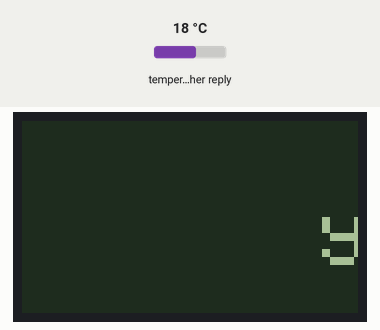
Recording of a sketch running on a simulated ESP8266 (NodeMCU). Parts: 84×48 one-colour display. Inputs (shaded band) come from the test bench; at power-on: temperature in the weather reply 18 °C. WiFi joins after 1.5 s; servers stay silent unless stated; web services answer with replies made up by the test bench; what the sketch prints to the serial monitor is not drawn.

Above: at 0.4 s.
At 5.3 s:
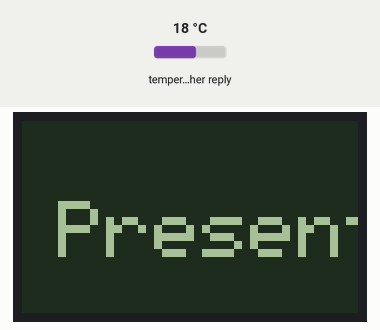
At 10.2 s:
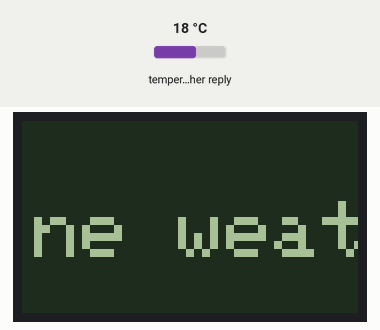
At 15.1 s:
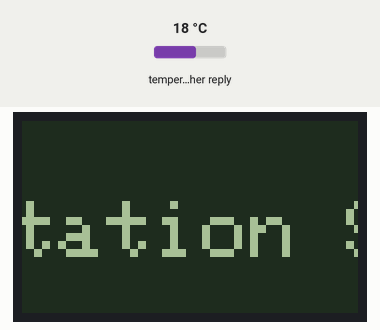
At 20.0 s:
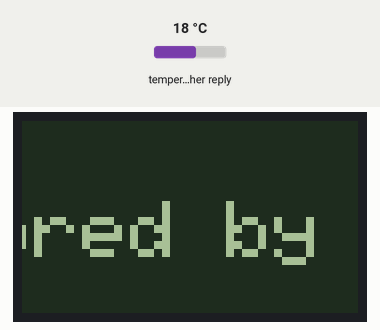
At 39.92 s:
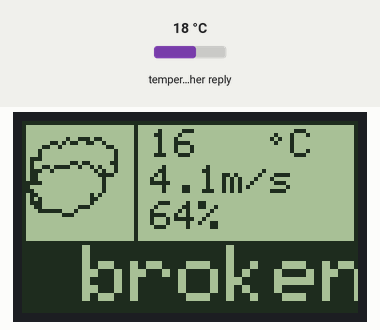

The sketch:

weather_station_esp8266_new_for_testing.ino
```cpp
#include <SPI.h>
#include <Wire.h>
#include <ESP8266WiFi.h>
#include <ArduinoJson.h>
#include <Adafruit_GFX.h>
#include <Adafruit_PCD8544.h>

const char* ssid     = "Hi3d3n";
const char* password = "janinaja";
String CityID = "1275004";
String APIKEY = "1ba3812e01a8f615d2237c7279c98dd5";
#define ALTITUDE 9.14

WiFiClient client;
char* servername ="api.openweathermap.org";
String result;

int  iterations = 1800;
String weatherDescription ="";
String weatherLocation = "";
float Temperature;
Adafruit_PCD8544 display = Adafruit_PCD8544(D5, D7, D6, D1, D2);

static const unsigned char PROGMEM thunderstrom[] =
{
0x00, 0xFF, 0xF0, 0x3F, 0x10, 0x0E, 0xC0, 0x00, 0x02, 0x00, 0x00, 0x07, 0x80, 0x00, 0x32, 0x80,
0x00, 0x1C, 0x7F, 0xF3, 0xE0, 0x1C, 0x7C, 0x7F, 0x08, 0x20, 0x41, 0x10, 0xC0, 0x82, 0x11, 0x01,
0x0C, 0x21, 0xF1, 0x10, 0x40, 0x0A, 0x1F, 0xF4, 0x14, 0x00, 0x0C, 0x2F, 0x41, 0x08, 0xC0, 0xC2,
0x09, 0x00, 0x8C, 0x12, 0x00, 0x90, 0x14, 0x01, 0x20, 0x28, 0x01, 0x40, 0x30, 0x02, 0x80, 0x40,
0x03, 0x00, 0xC0, 0x04, 0x00, 0x00, 0x0C, 0x00};

static const unsigned char PROGMEM clearsky[] =
{
0x00, 0x00, 0x00, 0x00, 0x18, 0x00, 0x00, 0x18, 0x00, 0x00, 0x18, 0x00, 0x08, 0x00, 0x10, 0x04,
0x00, 0x20, 0x02, 0x3C, 0x40, 0x00, 0xE7, 0x00, 0x01, 0x81, 0x80, 0x01, 0x00, 0x80, 0x03, 0x00,
0xC0, 0x72, 0x00, 0x4E, 0x72, 0x00, 0x4E, 0x03, 0x00, 0xC0, 0x01, 0x00, 0x80, 0x01, 0x81, 0x80,
0x00, 0xE7, 0x00, 0x02, 0x3C, 0x40, 0x04, 0x00, 0x20, 0x08, 0x00, 0x10, 0x00, 0x18, 0x00, 0x00,
0x18, 0x00, 0x00, 0x18, 0x00, 0x00, 0x00, 0x00};

static const unsigned char PROGMEM fewcloud[] =
{
0x00, 0x83, 0x04, 0x00, 0x40, 0x08, 0x00, 0x27, 0x90, 0x00, 0x18, 0x60, 0x00, 0x10, 0x20, 0x00,
0x20, 0x10, 0x01, 0xA0, 0x16, 0x01, 0xED, 0xD6, 0x0D, 0xBA, 0x30, 0x33, 0x00, 0x30, 0x40, 0x00,
0x08, 0x40, 0x00, 0x0C, 0x80, 0x00, 0x08, 0x00, 0x00, 0x04, 0x80, 0x00, 0x04, 0xC0, 0x00, 0x28,
0x80, 0x00, 0x30, 0xC0, 0x00, 0x20, 0x21, 0x03, 0xC0, 0x1F, 0x84, 0x00, 0x00, 0x78, 0x00, 0x00,
0x00, 0x00, 0x00, 0x00, 0x00, 0x00, 0x00, 0x00};

static const unsigned char PROGMEM clouds[] =
{
0x00, 0x00, 0x00, 0x00, 0x00, 0x00, 0x00, 0x00, 0x00, 0x00, 0x27, 0x60, 0x03, 0x59, 0x90, 0x0C,
0x80, 0x0C, 0x10, 0x00, 0x02, 0x10, 0x00, 0x02, 0x70, 0x00, 0x02, 0x40, 0x1B, 0x06, 0x4D, 0xE4,
0xA2, 0x72, 0x00, 0x52, 0x60, 0x00, 0x3C, 0x60, 0x00, 0x10, 0xF0, 0x00, 0x10, 0x80, 0x00, 0x10,
0xC0, 0x00, 0x10, 0x60, 0x00, 0xA0, 0x50, 0x00, 0xC0, 0x70, 0x00, 0x80, 0x30, 0x07, 0x00, 0x1F,
0x88, 0x00, 0x00, 0x70, 0x00, 0x00, 0x00, 0x00};

static const unsigned char PROGMEM lightrain[] =
{
0x00, 0x00, 0x00, 0x00, 0x27, 0x60, 0x03, 0xC8, 0x98, 0x04, 0x00, 0x04, 0x08, 0x00, 0x04, 0x38,
0x00, 0x04, 0x20, 0x00, 0x02, 0x18, 0x00, 0x34, 0x10, 0x00, 0x18, 0x1C, 0x00, 0x10, 0x06, 0x61,
0xE0, 0x03, 0xFE, 0x20, 0x04, 0x84, 0x40, 0x09, 0x08, 0x80, 0x10, 0x50, 0x00, 0x00, 0x81, 0x00,
0x25, 0x02, 0x00, 0x48, 0x24, 0x00, 0x90, 0x48, 0x00, 0x00, 0x80, 0x00, 0x00, 0x00, 0x00, 0x00,
0x00, 0x00, 0x00, 0x00, 0x00, 0x00, 0x00, 0x00};

static const unsigned char PROGMEM heavyrain[] =
{
0x00, 0x00, 0x00, 0x00, 0x00, 0x00, 0x01, 0xFC, 0x00, 0x1E, 0x82, 0x00, 0x20, 0x03, 0xF8, 0x40,
0x7F, 0x06, 0x60, 0xC0, 0x03, 0x33, 0x00, 0x03, 0x1D, 0x80, 0x02, 0x22, 0x80, 0x04, 0x44, 0x7C,
0x38, 0x80, 0x27, 0xD0, 0x12, 0x48, 0x20, 0x24, 0x92, 0x40, 0x49, 0x04, 0x80, 0x90, 0x49, 0x00,
0x04, 0x90, 0x00, 0x49, 0x24, 0x00, 0x90, 0x08, 0x00, 0x04, 0x90, 0x00, 0x49, 0x00, 0x00, 0x92,
0x40, 0x00, 0x24, 0x80, 0x00, 0x49, 0x00, 0x00};


void setup()
{
	Serial.begin(9600);
	display.begin();
	display.setContrast(50);
	display.clearDisplay();
	display.setTextWrap(false);
	/*display.setTextColor(WHITE,BLACK);
	display.setTextSize(1);
	display.println("yobots");
	display.println("Prsents");
	display.println("Online weather station");
	display.println("station");
	display.println("Sponsored by");
	display.setTextColor(WHITE,BLACK);
	display.println("JLCPCB.com");*/
	String intro = "yobots Present Online weather station Sponsored by JLCPCB";
	textscroll(intro);
	display.display();
	WiFi.begin(ssid, password);
	while (WiFi.status() != WL_CONNECTED)
	{
		delay(500);
		Serial.print("not connected");
	}

	Serial.println("connected");
	display.clearDisplay();
	delay(1000);
}


void loop()
{
	display.clearDisplay();
	String result ="";
	WiFiClient client;
	const int httpPort = 80;
	if (!client.connect(servername, httpPort))
	{
		return;
	}
	String url = "/data/2.5/forecast?id="+CityID+"&units=metric&cnt=1&APPID="+APIKEY;
	client.print(String("GET ") + url + " HTTP/1.1\r\n" +
					 "Host: " + servername + "\r\n" +
					 "Connection: close\r\n\r\n");
	unsigned long timeout = millis();
	while (client.available() == 0)
	{
		if (millis() - timeout > 5000)
		{
			client.stop();
			return;
		}
	}
	while(client.available())
	{
		result = client.readStringUntil('\r');
	}
	result.replace('[', ' ');
	result.replace(']', ' ');
	char jsonArray [result.length()+1];
	result.toCharArray(jsonArray,sizeof(jsonArray));
	jsonArray[result.length() + 1] = '\0';
	StaticJsonBuffer<1024> json_buf;
	JsonObject &root = json_buf.parseObject(jsonArray);
	if (!root.success())
	{
	  Serial.println("parseObject() failed");
	}
	String location = root["city"]["name"];
	String temperature = root["list"]["main"]["temp"];
	String weather = root["list"]["weather"]["main"];
	String description = root["list"]["weather"]["description"];
	String idString = root["list"]["weather"]["id"];
	String timeS = root["list"]["dt_txt"];
	String windspeed = root["list"]["wind"]["speed"];
	String humidity= root["list"]["main"]["humidity"];
	int weatherID = idString.toInt();
	Serial.print(weatherID);
	Serial.print(location);
	Serial.print(temperature);
	Serial.print(weather);
	Serial.print(description);
	Serial.println(timeS);
	Serial.println(windspeed);
	Serial.println(result);
	String text = location + "; " + description + "; " + timeS;
	Serial.println(text);
	int textWidth = text.length()*12+85;
	for(int i=0; i<textWidth; i+=1)
	{
		display.clearDisplay();
		display.drawRect(0, 0, 84, 48, BLACK);
		display.fillRect(0, 30, 84, 48, BLACK);
		display.drawLine(28,0,28,30, BLACK);
		display.setTextColor(BLACK);
		display.setTextSize(1);
		display.setCursor(32,2);
		display.println(temperature);
		display.drawCircle(63,4,1,BLACK);
		display.setCursor(67,2);
		display.println("C");
		display.setTextSize(1);
		display.setCursor(32,11);
		display.println(windspeed+"m/s");
		display.setCursor(32,20);
		display.println(humidity+"%");
		drawicon(weatherID);
		for(int j=0; j<text.length(); j++)
		{
			display.drawChar((j*12)+85-i,map(j,-100,100,20,40), text[j], WHITE, WHITE, 2);
		}
		display.display();
		delay(50);
	}
	display.display();
}


void iconclearsky()
{
  display.drawBitmap(1, 1,  clearsky, 24, 24, 1);
}

void iconthunderstrom()
{
  display.drawBitmap(1, 1,  thunderstrom, 24, 24, 1);
}

void iconfewclouds()
{
  display.drawBitmap(1, 1,  fewcloud, 24, 24, 1);
}

void iconclouds()
{
  display.drawBitmap(1, 1,  clouds, 24, 24, 1);
}

void iconlightrain()
{
  display.drawBitmap(1, 1,  lightrain, 24, 24, 1);
}

void iconheavyrain()
{
  display.drawBitmap(1, 1,  heavyrain, 24, 24, 1);
}

void drawicon(int i)
{
  switch(i)
  {
    case 800: iconclearsky(); break;
    case 801: iconfewclouds(); break;
    case 802: iconfewclouds(); break;
    case 803: iconclouds(); break;
    case 804: iconclouds(); break;

    case 200: iconthunderstrom(); break;
    case 201: iconthunderstrom(); break;
    case 202: iconthunderstrom(); break;
    case 210: iconthunderstrom(); break;
    case 211: iconthunderstrom(); break;
    case 212: iconthunderstrom(); break;
    case 221: iconthunderstrom(); break;
    case 230: iconthunderstrom(); break;
    case 231: iconthunderstrom(); break;
    case 232: iconthunderstrom(); break;

    case 300: iconlightrain(); break;
    case 301: iconlightrain(); break;
    case 302: iconlightrain(); break;
    case 310: iconlightrain(); break;
    case 311: iconlightrain(); break;
    case 312: iconlightrain(); break;
    case 313: iconlightrain(); break;
    case 314: iconlightrain(); break;
    case 321: iconlightrain(); break;

    case 500: iconlightrain(); break;
    case 501: iconlightrain(); break;
    case 502: iconlightrain(); break;
    case 503: iconlightrain(); break;
    case 504: iconlightrain(); break;
    case 511: iconlightrain(); break;
    case 520: iconlightrain(); break;
    case 521: iconlightrain(); break;
    case 522: iconheavyrain(); break;
    case 531: iconheavyrain(); break;

    default: break;
  }
}

void textscroll(String text)
{
	int textWidth = text.length()*12+85;
	for(int i=0; i<textWidth; i+=1)
	{
		display.clearDisplay();
		display.drawRect(0, 0, 84, 48, BLACK);
		display.fillRect(0, 0, 84, 48, BLACK);
		display.drawBitmap(1, 1,  thunderstrom, 24, 24, 1);
		for(int j=0; j<text.length(); j++)
		{
			display.drawChar((j*12)+85-i,map(j,-100,100,20,20), text[j], WHITE, WHITE, 2);
		}
		display.display();
		delay(20);
	}
}
```
